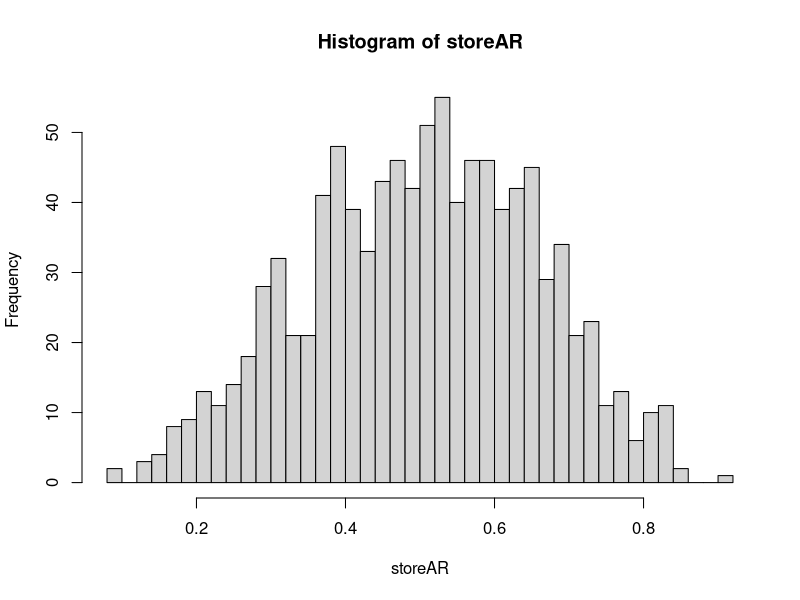
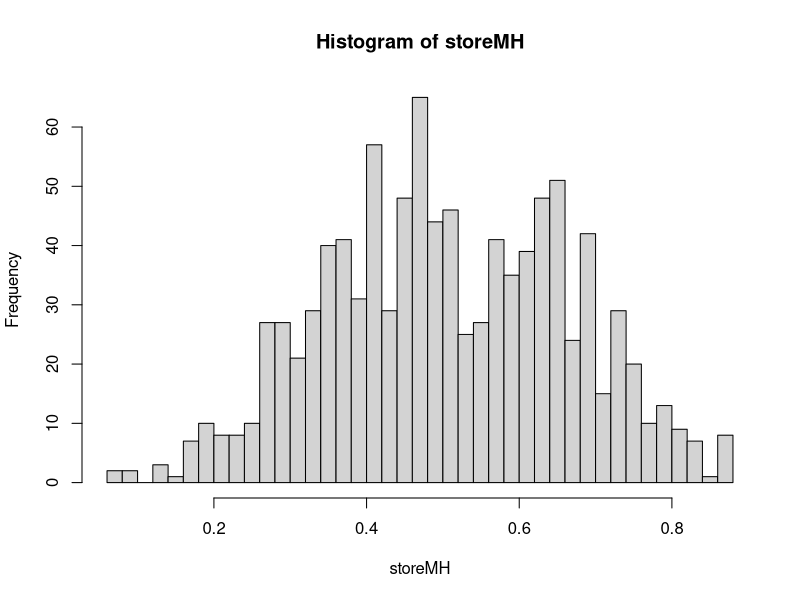

Write R code to recreate these figures, in order. (Note: this script raises an error after producing the figures.)
# source("AnswerEx7_6.r")

rm(list = ls())
graphics.off()
set.seed(234)
alpha <- 5
beta  <- 5

G <- 1000
burnin <- 100
modeBeta <- (alpha - 1)/(alpha + beta -2)
c <- dbeta(modeBeta, alpha, beta) # 2.460938 (for alpha = beta = 5).
c <- c + .000001  # To be on the safe side.
oneOverc <- format(1/c, digits = 6)
storeAR <- 0.5
ctrAR <- 0
storeMH <- rep(0, G)
storeMH[1] <- 0.5

#  AR algorithm. 
while (length(storeAR) <= G) {
	ctrAR <- ctrAR + 1
	y <- runif(1)
	u <- runif(1)
	if (u <= dbeta(y, 5, 5)/c ) { storeAR <- c(storeAR, y)   }
	}

trueMean <- format(alpha/(alpha + beta), 3)
cat(paste("True Mean = alpha/(alpha + beta) = ", trueMean, "\n", "\n", sep = ""))	
		
meanAR <- format(mean(storeAR), 3)
cat(paste("Mean estimated by AR = ", meanAR, "\n", "\n", sep = ""))
accRateAR <- format(G/ctrAR, digits = 3)  # G divided by total number of trials needed to get G trials.	


#  MH algorithm.
for (g in 2:(G + burnin))
	{
	y <- runif(1)
	u <- runif(1)
	x <- storeMH[g-1]
	alphaxy <- dbeta(y, 5, 5)/dbeta(x, 5, 5)
	if (u <= alphaxy) {storeMH[g] <- y} else {storeMH[g] <- x}
	}
storeMH <- storeMH[-(1:burnin)]  # Eliminate burnin sample.
meanMH <- format(mean(storeMH), 3) 
cat(paste("Mean estimated by MH = ", meanMH, "\n", "\n", sep = ""))

ARHist <- hist(storeAR, 40)$intensities
MHHist <- hist(storeMH, 40)$intensities
maxY <- max(c(ARHist, MHHist))
yLimAR <- max(max(maxY), max(dbeta(x, 5, 5), from = 0, to = 1))
yLimMH <- max(max(maxY), max(dbeta(x, 5, 5), from = 0, to = 1))


	# To calculate acceptance rate for MH.
accMH <- 0
for (g in 2:G) { if (storeMH[g] != storeMH[g - 1]) accMH <- accMH + 1 } 
accRateMH <- format(accMH/G, 3)

cat(paste("AR acceptance rate = ", accRateAR, "  (1/c = ", oneOverc, ")",  "\n", "\n", sep = ""))
cat(paste("MH acceptance rate = ", accRateMH, "\n", "\n", sep = ""))

xx <- seq(from = 0, to = 1, length = 100)


postscript(file = "C:/users/egreenberg/my documents/aamyfiles/egtex/egbookms2/AnswersToHomeworks/Ex7_6.eps", horizontal = F)
op <- par()
op <- par(mfrow = c(2, 2), pty = "s", bty = "l", mar=c(2,4, 1 ,0.5), oma=c(1.5, 2, 1, 2))

# AR f(x) and cg(x)
curve(dbeta(x, 5, 5), main = "AR algorithm", ylim = c(0, yLimAR), ylab = "f(x), cg(x)")
lines(xx, rep(c, length(xx)), lty = 2)
legend(x = "topright", lty = c(1, 2), c("f(x)", "cg(x)"))

# AR hist of output and true.
hist(storeAR, 40, freq = FALSE, ylab = "f(x)", xlab = "x", main = "AR algorithm", ylim = c(0, yLimAR))
curve(dbeta(x, 5, 5), add = T)

curve(dbeta(x, 5, 5), main = "MH algorithm", ylim = c(0, yLimMH), ylab = "f(x), q(x)")
lines(xx, rep(1, length(xx)), lty = 2)
legend(x = "topright", lty = c(1, 2), c("f(x)", "q(x)"))

hist(storeMH, 40, freq = FALSE, ylab = "f(x)", xlab = "x", main = "MH algorithm", ylim = c(0, yLimMH))
curve(dbeta(x, 5, 5), add = T)		
par(op)	
dev.off()


